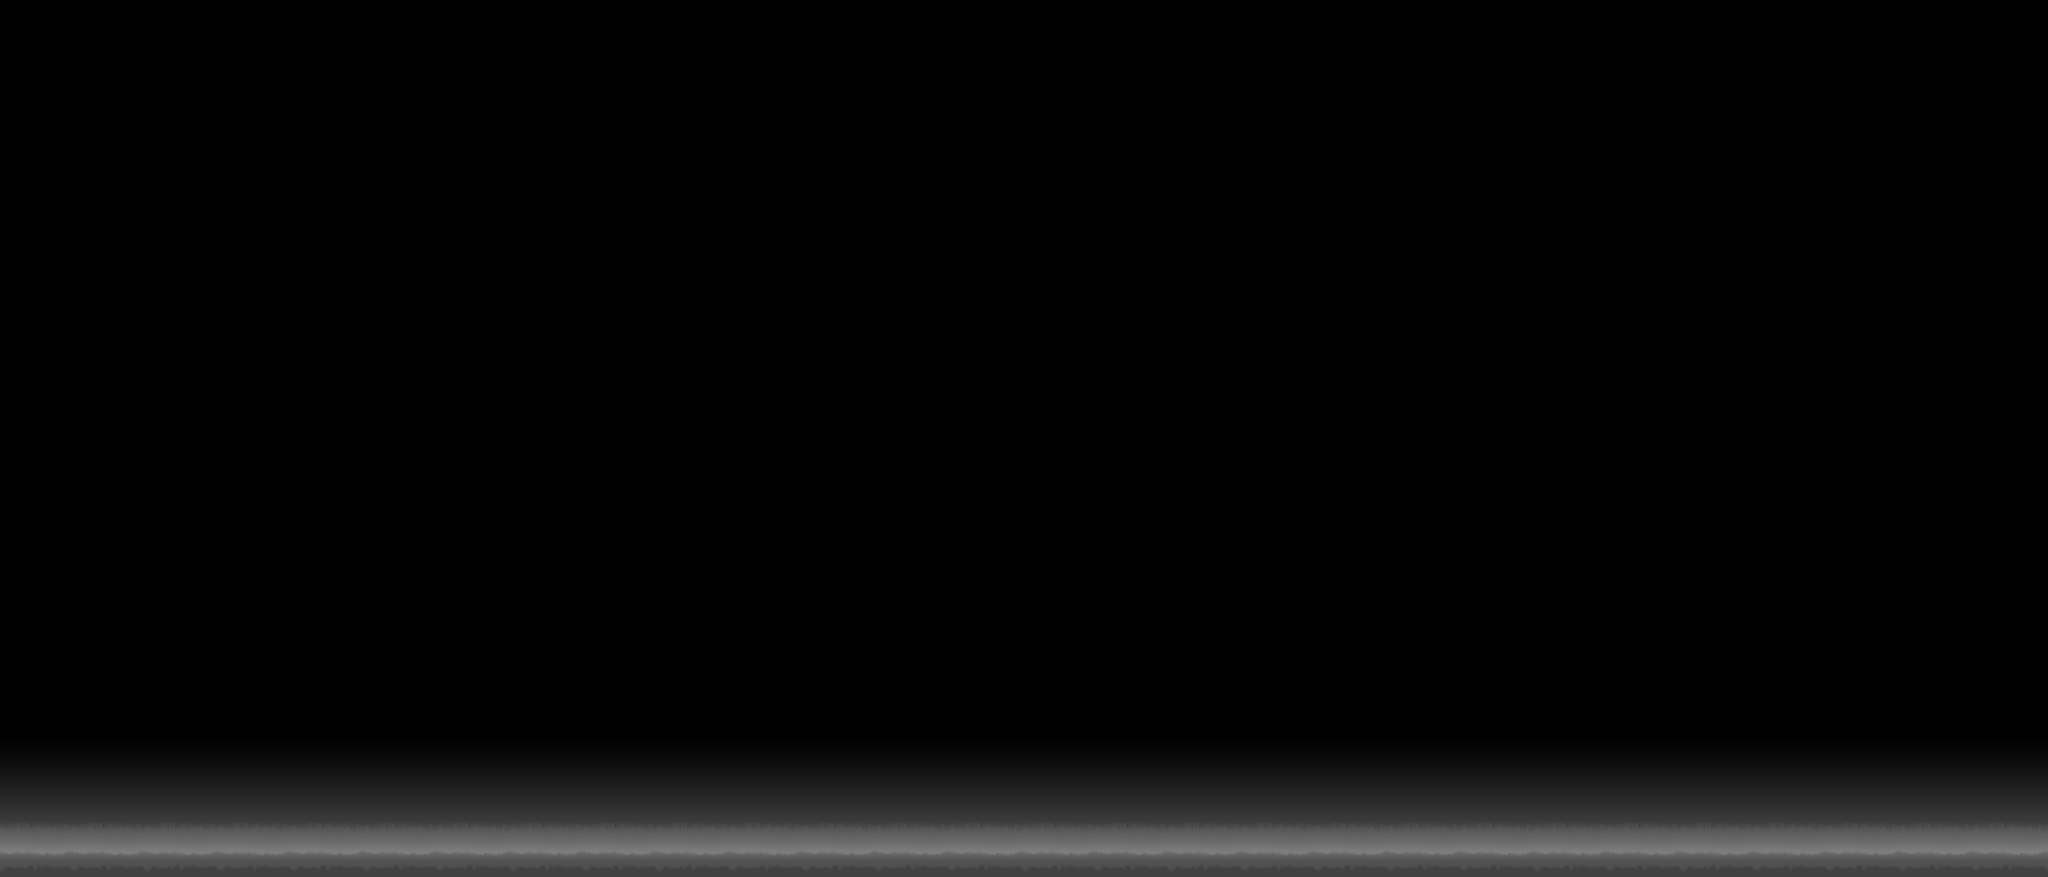

This is a level from a 2D game, rendered from its Tiled map with the project's own tilesets. A one-line summary and the map file follow, with tile-layer data summarised:
An orthogonal 140x60 tile map with 64x64 px tiles, 3 tile layers (gr_bg, amb_mid, gr_fg), 4 tilesets and 7 objects.

<map version="1.0" orientation="orthogonal" renderorder="right-down" width="140" height="60" tilewidth="64" tileheight="64" backgroundcolor="#000000" nextobjectid="56">
 <tileset firstgid="1" name="gr_Bg" tilewidth="64" tileheight="64" tilecount="15">
  <image source="new_map_textures/gr_Bg.png" width="320" height="192" />
 </tileset>
 <tileset firstgid="16" name="isl" tilewidth="695" tileheight="195" tilecount="1">
  <tile id="0">
   <image width="695" height="195" source="new_map_textures/isl.png" />
   <objectgroup draworder="index">
    <object id="0" x="59" y="83">
     <polygon points="-18,-16 57,45 318,91 565,34 600,-12" />
    </object>
   </objectgroup>
  </tile>
 </tileset>
 <tileset firstgid="17" name="amb_mid" tilewidth="64" tileheight="64" tilecount="10">
  <image source="new_map_textures/amb_mid.png" width="64" height="640" />
 </tileset>
 <tileset firstgid="27" name="gr_fg" tilewidth="64" tileheight="64" tilecount="20">
  <image source="new_map_textures/gr_fg.png" width="320" height="256" />
 </tileset>
 <layer name="gr_bg" width="140" height="60">
  <data>[8400 cells, 420 non-empty, 15 distinct tile ids]</data>
 </layer>
 <layer name="amb_mid" width="140" height="60" opacity="0.48">
  <data>[8400 cells, 1400 non-empty, 10 distinct tile ids]</data>
 </layer>
 <layer name="gr_fg" width="140" height="60">
  <data>[8400 cells, 560 non-empty, 20 distinct tile ids]</data>
 </layer>
 <objectgroup name="platform_objects_layer">
  <object id="31" gid="16" x="1341" y="3397" width="695" height="195" />
 </objectgroup>
 <objectgroup name="world_bounds_objects">
  <object id="49" x="1392" y="3266.67">
   <polygon points="-8,1.33333 70.6667,-26.6667 556,-26.6667 618.667,1.33333 521.333,80 278.667,114.667 68,70.6667" />
  </object>
  <object id="51" x="-36" y="3736" width="9336" height="72" />
  <object id="52" x="12" y="84" width="68" height="3640" />
  <object id="53" x="8902" y="104" width="68" height="3616" />
  <object id="55" x="16" y="24" width="8936" height="64" />
 </objectgroup>
</map>
